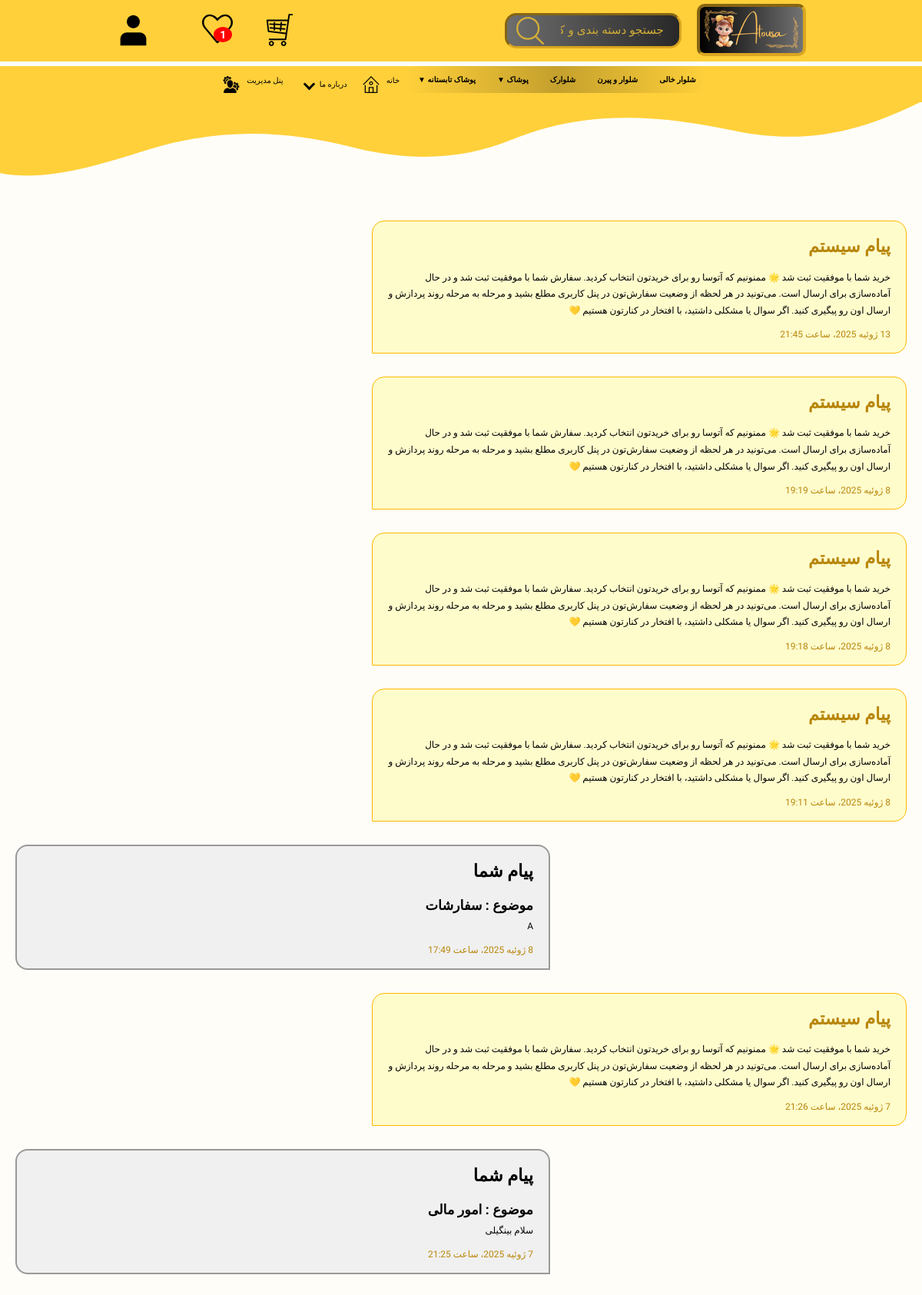
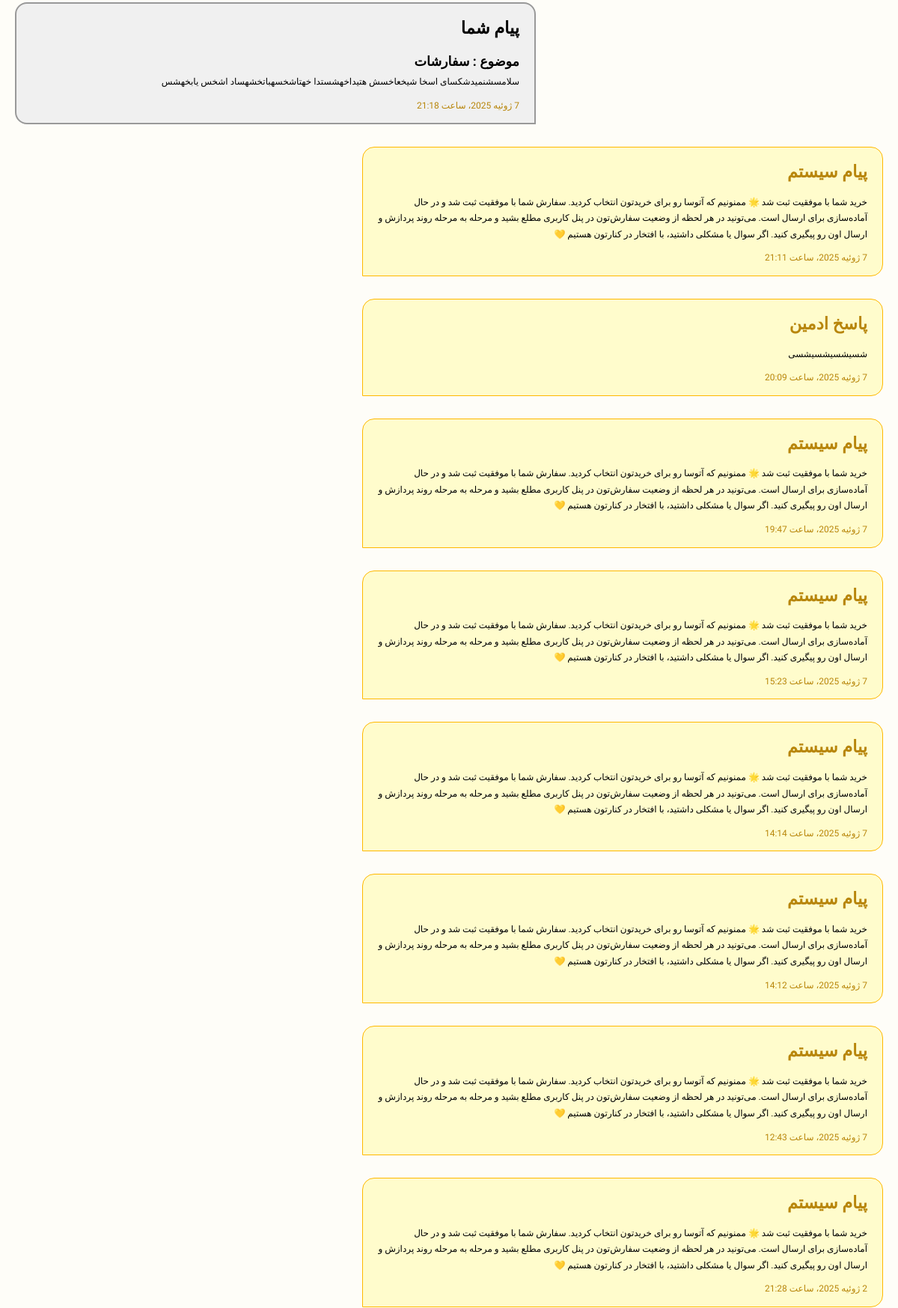
/us/my-tickets/ (signed in, upper part), run on the app's committed database (2 pictures, top to bottom).
### products/models.py (models this page shows, shortened)
class Base(models.Model):
    title = models.CharField(max_length=100, verbose_name='عنوان', db_index=True)
    slug = models.CharField(max_length=100, unique=True, verbose_name='اسلاگ', null=True, blank=True, db_index=True)
    is_active = models.BooleanField(default=True, db_index=True)
    class Meta:
        abstract = True

class Category(Base):
    sub_category = models.ForeignKey('self', on_delete=models.CASCADE, blank=True, null=True,
                                     verbose_name='دسته بندی اصلی', related_name='sub_categories')
    image = ProcessedImageField(
        null=True,
        blank=True,
        upload_to='products/',
        processors=[ResizeToFill(200, 200)],
        format='WEBP',
        options={'quality': 100}
    )
    class Meta:
        db_table = 'category'
        verbose_name = 'دسته بندی'
        verbose_name_plural = 'دسته بندی ها'
        ordering = ['title']

### aboutus_contactus/models.py (models this page shows, shortened)
class ReplyContact(models.Model):
    reply_to = models.ForeignKey(ContactUs, on_delete=models.CASCADE, verbose_name='پاسخ به پیام',
                                 related_name='reply_contact', null=True, blank=True)
    user = models.ForeignKey(user_model, on_delete=models.CASCADE, verbose_name='کاربر', related_name='reply_contacts',
                             null=True, blank=True)
    text = models.TextField(verbose_name='متن پیام')
    created_at = models.DateTimeField(auto_now_add=True, verbose_name='تاریخ پاسخ')
    is_read = models.BooleanField(default=False, verbose_name='خوانده شده ')
    class Meta:
        verbose_name = 'پاسخ به کاربر'
        verbose_name_plural = 'پاسخ به کاربران'
        ordering = ['created_at']

class ContactUs(models.Model):
    tickets = [
        ('orders', 'سفارشات'), ('payment', 'امور مالی'), ('jobbing', 'همکاری'), ('guid', 'راهنمایی'), ('others', 'سایر')
    ]
    user = models.ForeignKey(user_model, on_delete=models.CASCADE, verbose_name='کاربر', related_name='contacts')
    ticket = models.CharField(max_length=100, choices=tickets, verbose_name='تیکت')
    text = models.TextField(verbose_name='متن پیام')
    created_at = models.DateTimeField(auto_now_add=True, verbose_name='تاریخ ایجاد')
    answered = models.BooleanField(default=False, verbose_name='پاسخ داده شده ')
    class Meta:
        verbose_name = 'تیکت کاربر'
        verbose_name_plural = ' تیکت های کاربران'
        ordering = ['created_at', 'answered']

### aboutus_contactus/views.py (the view)
# urls.py: path('my-tickets/', views.UserContactListView.as_view(), name='user_tickets_page'),
class UserContactListView(LoginRequiredMixin, ListView):
    model = ContactUs
    template_name = 'about-contact-us/contact-lists.html'
    context_object_name = 'contacts'
    def get_queryset(self):
        user = self.request.user
        ReplyContact.objects.filter(user=user, is_read=False).update(is_read=True)
        return ContactUs.objects.filter(user=user).prefetch_related(
            Prefetch('reply_contact', queryset=ReplyContact.objects.select_related('user'))
        ).order_by('-created_at')
    def get_context_data(self, **kwargs):
        context = super().get_context_data(**kwargs)
        user = self.request.user
        contacts = ContactUs.objects.filter(user=user).prefetch_related(
            Prefetch('reply_contact', queryset=ReplyContact.objects.select_related('user'))
        )
        replies = ReplyContact.objects.filter(user=user, reply_to__isnull=True)
        combined = []
        for contact in contacts:
            combined.append({
                'type': 'contact',
                'object': contact,
                'created_at': contact.created_at
            })
            for reply in contact.reply_contact.all():
                combined.append({
                    'type': 'reply',
                    'object': reply,
                    'created_at': reply.created_at
                })
        for reply in replies:
            combined.append({
                'type': 'standalone',
                'object': reply,
                'created_at': reply.created_at
            })
        context['contacts'] = sorted(combined, key=lambda x: x['created_at'], reverse=True)
        return context

### aboutus_contactus/context_processors.py (called while the page is built)
def get_cache_key(request, key_name):
    if request.user.is_authenticated:
        return f'{key_name}_user_{request.user.id}'
    else:
        if not request.session.session_key:
            request.session.save()  # اطمینان از داشتن session_key
        return f'{key_name}_session_{request.session.session_key}'

def wishlist_count(request):
    cache_key = get_cache_key(request, 'wishlist_count')
    count = cache.get(cache_key)
    if count is None:
        if request.user.is_authenticated:
            count = WishList.objects.filter(user=request.user).count()
        else:
            wishlist = request.session.get('wishlist', [])
            count = len(wishlist)
        cache.set(cache_key, count, 60 * 60)
    return {'wishlist_count': count}

def messages_count(request):
    user = request.user
    if not user.is_authenticated:
        return {'messages_count': 0}
    cache_key = f'{user.id}_messages_count'
    count = cache.get(cache_key)
    if count is None:
        count = ReplyContact.objects.filter(user=user, is_read=False).count()
        cache.set(cache_key, count, 60 * 60)
    return {'messages_count': count}

def partner(request):
    part = is_partner(request)
    return {'part': part}

### account/utils.py (called while the page is built)
def is_partner(request):
    if request.user.is_authenticated:
        user = request.user
        return Partnership.objects.filter(user=user, is_active=True).exists()
    return False

### admin_panel/context_processors.py (called while the page is built)
def unseen_notifications_count(request):
    if request.user.is_superuser:
        count = Notification.objects.filter(is_seen=False).count()
    else:
        count = 0
    return {'unseen_notifications_count': count}

### orders/cart.py (called while the page is built)
    def __len__(self):
        return sum(int(item['quantity']) for item in self.cart.values())

### orders/context_processors.py (called while the page is built)
def cart_context(request):
    cart = Cart(request)
    return {'cart_item_count': len(cart)}

### products/context_processors.py (called while the page is built)
def build_category_tree(categories):
    category_map = {cat['id']: cat for cat in categories}
    tree = []
    for cat in categories:
        cat['children'] = []
    for cat in categories:
        parent_id = cat['sub_category_id']
        if parent_id:
            parent = category_map.get(parent_id)
            if parent:
                parent['children'].append(cat)
        else:
            tree.append(cat)
    return tree

### aboutus_contactus/templates/about-contact-us/contact-lists.html (shortened to what this page needs)
{% extends 'base/index.html' %}
{% load static %}
{% block css %}<link rel="stylesheet" href={% static "css/messages.css" %}>{% endblock %}
{% load jformat %}
{% block content %}
    <div class="chat-container">
        {% for item in contacts %}
            {% if item.type == 'contact' %}
                <div class="message-wrapper {% if item.object.answered %}answered{% else %}unanswered{% endif %}">
                    <div class="message user-message">
                        <div class="user-m">
                            <h2 class="owner-m">پیام شما</h2>
                            <h3>موضوع : {{ item.object.get_ticket_display }}</h3>
                        </div>
                        <div class="messages-c">
                            <p>{{ item.object.text }}</p>
                            <p class="date-m">{{ item.object.created_at|jformat:"%Y/%m/%d" }}</p>
                        </div>
                    </div>
                </div>
            {% elif item.type == 'reply' %}
                <div class="message reply-message">
                    <h2 class="owner-m" id="admin-m">پاسخ ادمین</h2>
                    <div class="messages-c">
                        <p>{{ item.object.text }}</p>
                        <p class="date-m">{{ item.object.created_at|jformat:"%Y/%m/%d" }}</p>
                    </div>
                </div>
            {% elif item.type == 'standalone' %}
                <div class="message reply-message">
                    <h2 class="owner-m" id="admin-m">پیام سیستم</h2>
                    <div class="messages-c">
                        <p>{{ item.object.text }}</p>
                        <p class="date-m">{{ item.object.created_at|jformat:"%Y/%m/%d" }}</p>
                    </div>
                </div>
            {% endif %}
        {% endfor %}
    </div>
{% endblock %}

### home/templates/home/includes/header_categories.html (shortened to what this page needs)
<ul class="main-menu">
    {% for category in categories %}
        <li class="main-menu-item">
            <a href="{% url 'product_list_page' %}?category={{ category.slug }}">
                {{ category.title }}
                {% if category.children %}
                    <span class="toggle-arrow">▼</span>
                {% endif %}
            </a>
        </li>
    {% endfor %}
</ul>

### static/css/base.css (style rules this page uses)
body { background-color: #fefdf49c; font-family: 'Vazirmatn', Tahoma, sans-serif; padding-top: 117px; }
html, body { width: 100%; margin: 0; box-sizing: border-box; overflow-x: hidden; }
* { margin: 0; padding: 0; box-sizing: border-box; outline: none; border: none; text-decoration: none; text-transform: capitalize; transition: all .2s linear; }
html { font-size: 62.5%; overflow-x: hidden; scroll-padding-top: 7rem; scroll-behavior: smooth; }
.main-menu { display: flex; list-style: none; padding: 0; margin: 0; background: linear-gradient(to right, rgba(147, 147, 147, 0), rgba(0, 0, 0, 0.23), rgba(133, 133, 133, 0)); direction: rtl; justify-content: center; }
.main-menu-item { position: relative; }
.main-menu-item > a { display: block; padding: 12px 14px; color: #000000; text-decoration: none; font-weight: bold; transition: background 0.5s; }

### static/css/messages.css (style rules this page uses)
.chat-container { max-width: 1600px; margin: auto; padding: 20px; font-family: 'Vazirmatn', sans-serif; direction: rtl; }
.message-wrapper { margin-bottom: 30px; margin-top: 30px; position: relative; }
.user-message, .reply-message { padding: 12px 20px; border-radius: 16px; max-width: 60%; position: relative; font-size: 15px; line-height: 1.8; word-wrap: break-word; }
.user-message { margin-right: auto; margin-left: 0; background-color: #eee; text-align: right; border: 2px solid #ccc; border-bottom-right-radius: 0; }
.unanswered .user-message { border-color: #999; background-color: #f0f0f0; }
.reply-message { margin-left: auto; margin-right: 0; margin-top: 30px; background-color: #fffccc; border: 1px solid #ffb800; border-bottom-left-radius: 0; }
.messages-c { display: flex; flex-direction: column; justify-content: space-between; font-size: 1.2rem; }
.date-m { margin-top: 10px; color: darkgoldenrod; }
.owner-m { margin-bottom: 10px; }
#admin-m { color: darkgoldenrod; }

### data on the page
Category: title "شلوار خالی"
Category: title "شلوار و پیرن"
Category: title "شلوارک"
Category: title "پوشاک"
Category: title "پوشاک تابستانه"
ReplyContact: object.text "خرید شما با موفقیت ثبت شد 🌟 ممنونیم که آتوسا رو برای خریدتون انتخاب کردید. سفارش شما با موفقیت ثبت شد و در حال آماده‌سازی برای ارسال است. می‌تونید در هر لحظه از وضعیت سفارش‌تون در پنل کاربری مطلع بشید و مرحله به مرحله روند پردازش و ارسال اون رو پیگیری کنید. اگر سوال یا مشکلی داشتید، با افتخار در کنارتون هستیم 💛", object.created_at|jformat "13 ژوئیه 2025، ساعت 21:45"
ReplyContact: object.text "خرید شما با موفقیت ثبت شد 🌟 ممنونیم که آتوسا رو برای خریدتون انتخاب کردید. سفارش شما با موفقیت ثبت شد و در حال آماده‌سازی برای ارسال است. می‌تونید در هر لحظه از وضعیت سفارش‌تون در پنل کاربری مطلع بشید و مرحله به مرحله روند پردازش و ارسال اون رو پیگیری کنید. اگر سوال یا مشکلی داشتید، با افتخار در کنارتون هستیم 💛", object.created_at|jformat "8 ژوئیه 2025، ساعت 19:19"
ReplyContact: object.text "خرید شما با موفقیت ثبت شد 🌟 ممنونیم که آتوسا رو برای خریدتون انتخاب کردید. سفارش شما با موفقیت ثبت شد و در حال آماده‌سازی برای ارسال است. می‌تونید در هر لحظه از وضعیت سفارش‌تون در پنل کاربری مطلع بشید و مرحله به مرحله روند پردازش و ارسال اون رو پیگیری کنید. اگر سوال یا مشکلی داشتید، با افتخار در کنارتون هستیم 💛", object.created_at|jformat "8 ژوئیه 2025، ساعت 19:18"
ReplyContact: object.text "خرید شما با موفقیت ثبت شد 🌟 ممنونیم که آتوسا رو برای خریدتون انتخاب کردید. سفارش شما با موفقیت ثبت شد و در حال آماده‌سازی برای ارسال است. می‌تونید در هر لحظه از وضعیت سفارش‌تون در پنل کاربری مطلع بشید و مرحله به مرحله روند پردازش و ارسال اون رو پیگیری کنید. اگر سوال یا مشکلی داشتید، با افتخار در کنارتون هستیم 💛", object.created_at|jformat "8 ژوئیه 2025، ساعت 19:11"
ContactUs: object.ticket "سفارشات", object.text "A", object.created_at|jformat "8 ژوئیه 2025، ساعت 17:49"
ReplyContact: object.text "خرید شما با موفقیت ثبت شد 🌟 ممنونیم که آتوسا رو برای خریدتون انتخاب کردید. سفارش شما با موفقیت ثبت شد و در حال آماده‌سازی برای ارسال است. می‌تونید در هر لحظه از وضعیت سفارش‌تون در پنل کاربری مطلع بشید و مرحله به مرحله روند پردازش و ارسال اون رو پیگیری کنید. اگر سوال یا مشکلی داشتید، با افتخار در کنارتون هستیم 💛", object.created_at|jformat "7 ژوئیه 2025، ساعت 21:26"
ContactUs: object.ticket "امور مالی", object.text "سلام بینگیلی", object.created_at|jformat "7 ژوئیه 2025، ساعت 21:25"
ContactUs: object.ticket "سفارشات", object.text "سلامسشنمیدشکسای اسخا شیخعاخسش هتیداخهشستدا خهتاشخسهباتخشهساد اشخس یابخهشس", object.created_at|jformat "7 ژوئیه 2025، ساعت 21:18"
ReplyContact: object.text "خرید شما با موفقیت ثبت شد 🌟 ممنونیم که آتوسا رو برای خریدتون انتخاب کردید. سفارش شما با موفقیت ثبت شد و در حال آماده‌سازی برای ارسال است. می‌تونید در هر لحظه از وضعیت سفارش‌تون در پنل کاربری مطلع بشید و مرحله به مرحله روند پردازش و ارسال اون رو پیگیری کنید. اگر سوال یا مشکلی داشتید، با افتخار در کنارتون هستیم 💛", object.created_at|jformat "7 ژوئیه 2025، ساعت 21:11"
ReplyContact: object.text "شسیشسیشسیشسی", object.created_at|jformat "7 ژوئیه 2025، ساعت 20:09"
ReplyContact: object.text "خرید شما با موفقیت ثبت شد 🌟 ممنونیم که آتوسا رو برای خریدتون انتخاب کردید. سفارش شما با موفقیت ثبت شد و در حال آماده‌سازی برای ارسال است. می‌تونید در هر لحظه از وضعیت سفارش‌تون در پنل کاربری مطلع بشید و مرحله به مرحله روند پردازش و ارسال اون رو پیگیری کنید. اگر سوال یا مشکلی داشتید، با افتخار در کنارتون هستیم 💛", object.created_at|jformat "7 ژوئیه 2025، ساعت 19:47"
ReplyContact: object.text "خرید شما با موفقیت ثبت شد 🌟 ممنونیم که آتوسا رو برای خریدتون انتخاب کردید. سفارش شما با موفقیت ثبت شد و در حال آماده‌سازی برای ارسال است. می‌تونید در هر لحظه از وضعیت سفارش‌تون در پنل کاربری مطلع بشید و مرحله به مرحله روند پردازش و ارسال اون رو پیگیری کنید. اگر سوال یا مشکلی داشتید، با افتخار در کنارتون هستیم 💛", object.created_at|jformat "7 ژوئیه 2025، ساعت 15:23"
ReplyContact: object.text "خرید شما با موفقیت ثبت شد 🌟 ممنونیم که آتوسا رو برای خریدتون انتخاب کردید. سفارش شما با موفقیت ثبت شد و در حال آماده‌سازی برای ارسال است. می‌تونید در هر لحظه از وضعیت سفارش‌تون در پنل کاربری مطلع بشید و مرحله به مرحله روند پردازش و ارسال اون رو پیگیری کنید. اگر سوال یا مشکلی داشتید، با افتخار در کنارتون هستیم 💛", object.created_at|jformat "7 ژوئیه 2025، ساعت 14:14"
ReplyContact: object.text "خرید شما با موفقیت ثبت شد 🌟 ممنونیم که آتوسا رو برای خریدتون انتخاب کردید. سفارش شما با موفقیت ثبت شد و در حال آماده‌سازی برای ارسال است. می‌تونید در هر لحظه از وضعیت سفارش‌تون در پنل کاربری مطلع بشید و مرحله به مرحله روند پردازش و ارسال اون رو پیگیری کنید. اگر سوال یا مشکلی داشتید، با افتخار در کنارتون هستیم 💛", object.created_at|jformat "7 ژوئیه 2025، ساعت 14:12"
ReplyContact: object.text "خرید شما با موفقیت ثبت شد 🌟 ممنونیم که آتوسا رو برای خریدتون انتخاب کردید. سفارش شما با موفقیت ثبت شد و در حال آماده‌سازی برای ارسال است. می‌تونید در هر لحظه از وضعیت سفارش‌تون در پنل کاربری مطلع بشید و مرحله به مرحله روند پردازش و ارسال اون رو پیگیری کنید. اگر سوال یا مشکلی داشتید، با افتخار در کنارتون هستیم 💛", object.created_at|jformat "7 ژوئیه 2025، ساعت 12:43"
ReplyContact: object.text "خرید شما با موفقیت ثبت شد 🌟 ممنونیم که آتوسا رو برای خریدتون انتخاب کردید. سفارش شما با موفقیت ثبت شد و در حال آماده‌سازی برای ارسال است. می‌تونید در هر لحظه از وضعیت سفارش‌تون در پنل کاربری مطلع بشید و مرحله به مرحله روند پردازش و ارسال اون رو پیگیری کنید. اگر سوال یا مشکلی داشتید، با افتخار در کنارتون هستیم 💛", object.created_at|jformat "2 ژوئیه 2025، ساعت 21:28"

### other printed values
{{ wishlist_count }} "1"
